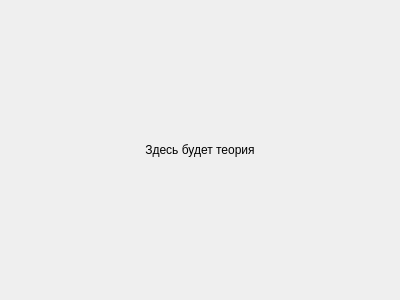
<?xml version="1.0" encoding="UTF-8"?>
<ui version="4.0">
 <class>Theory</class>
 <widget class="QDialog" name="Theory">
  <property name="geometry">
   <rect>
    <x>0</x>
    <y>0</y>
    <width>400</width>
    <height>300</height>
   </rect>
  </property>
  <property name="windowTitle">
   <string>Dialog</string>
  </property>
  <layout class="QVBoxLayout" name="verticalLayout">
   <item>
    <widget class="QLabel" name="label">
     <property name="text">
      <string>Здесь будет теория</string>
     </property>
     <property name="alignment">
      <set>Qt::AlignCenter</set>
     </property>
    </widget>
   </item>
  </layout>
 </widget>
 <resources/>
 <connections/>
</ui>
